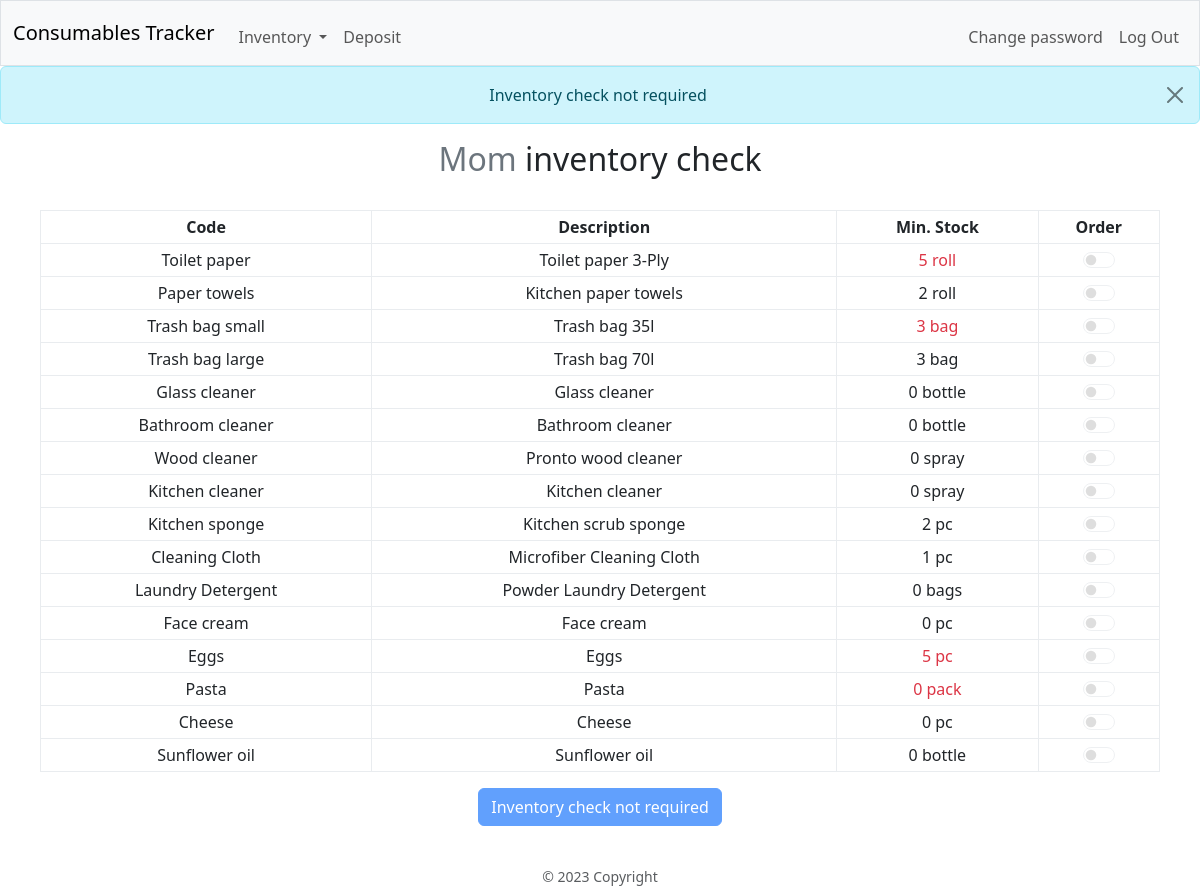
The app's page /inventory (signed in), older data.
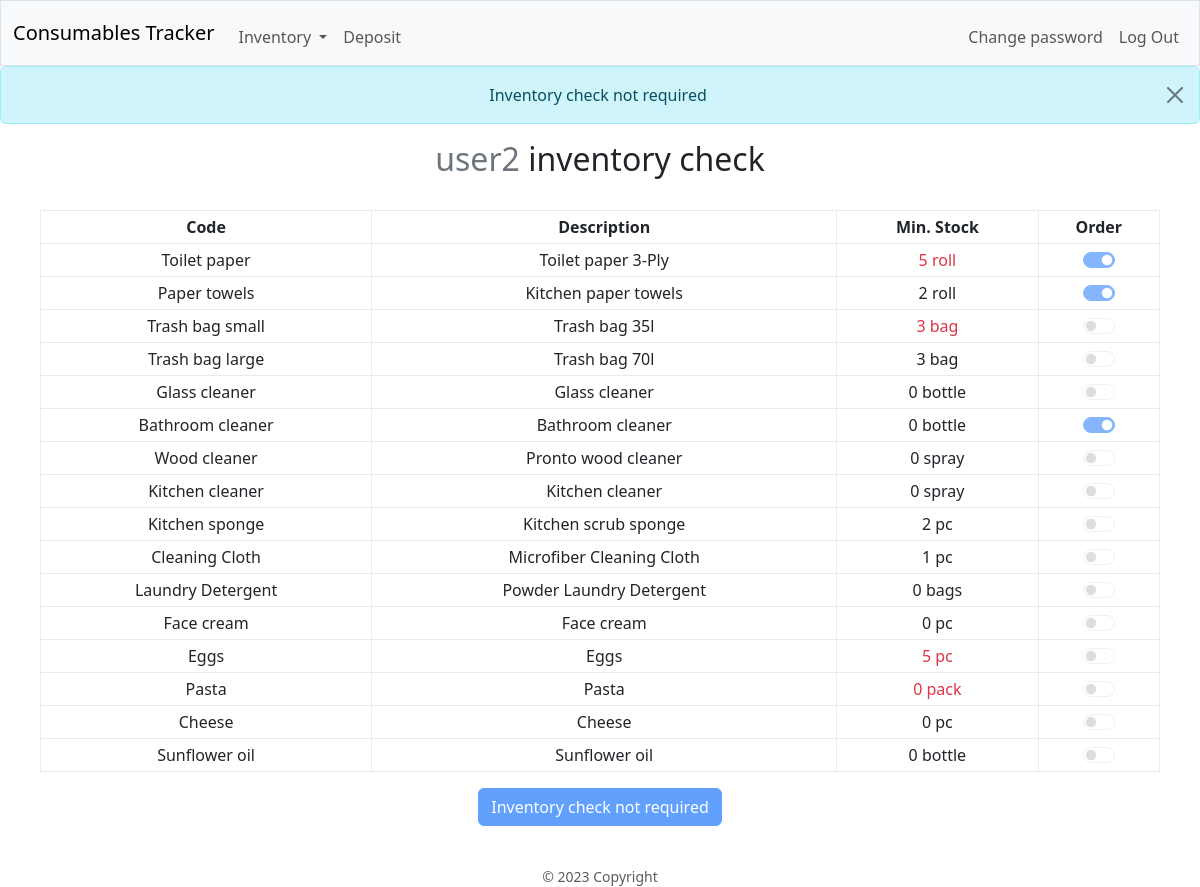
The same page, newer data.
### database.py (models this page shows, shortened)
class Base(MappedAsDataclass, DeclarativeBase):
    id: Mapped[int] = mapped_column(init=False, primary_key=True)
    name: Mapped[str] = mapped_column(unique=True)

class User(Base):
    password: Mapped[str] = mapped_column(repr=False)
    products: Mapped[List["Product"]] = relationship(
        default_factory=list, back_populates="responsable", repr=False)
    admin: Mapped[bool] = mapped_column(default=False)
    in_use: Mapped[bool] = mapped_column(default=True)
    done_inv: Mapped[bool] = mapped_column(default=True)
    reg_req: Mapped[bool] = mapped_column(default=True)
    req_inv: Mapped[bool] = mapped_column(default=False)
    details: Mapped[Optional[str]] = mapped_column(default=None, repr=False)

class Product(Base):
    description: Mapped[str]
    responsable_id = mapped_column(ForeignKey("users.id"), nullable=False)
    responsable: Mapped[User] = relationship(back_populates="products",
                                             repr=False)
    category_id = mapped_column(ForeignKey("categories.id"), nullable=False)
    category: Mapped[Category] = relationship(back_populates="products",
                                              repr=False)
    supplier_id = mapped_column(ForeignKey("suppliers.id"), nullable=False)
    supplier: Mapped[Supplier] = relationship(back_populates="products",
                                              repr=False)
    meas_unit: Mapped[str]
    min_stock: Mapped[int]
    ord_qty: Mapped[int]
    to_order: Mapped[bool] = mapped_column(default=False)
    critical: Mapped[bool] = mapped_column(default=False)
    in_use: Mapped[bool] = mapped_column(default=True)

### blueprints/inv/inv.py (the view)
@inv_bp.route("/inventory", methods=["GET", "POST"])
@login_required
def inventory():
    inv_form: InventoryForm = InventoryForm()
    with dbSession() as db_session:
        user = db_session.get(User, session.get("user_id"))
    if inv_form.validate_on_submit() and not user.done_inv:
        with dbSession() as db_session:
            products = db_session.scalars(
                select(Product)
                .filter_by(responsable_id=user.id, in_use=True)
                .order_by(Product.category_id)
                ).all()
            for product in products:
                if str(product.id) in request.form:
                    product.to_order = True
                else:
                    product.to_order = False
            db_session.get(User, user.id).done_inv = True
            db_session.commit()
        flash("Inventory has been submitted")
        return redirect(url_for("main.index"))
    elif inv_form.errors:
        flash_errors = [error for errors in inv_form.errors.values()
                        for error in errors]
        for error in flash_errors:
            flash(error, "error")
    elif user.done_inv:
        flash("Inventory check not required", "info")
    with dbSession() as db_session:
        products = db_session.scalars(
            select(Product)
            .filter_by(responsable_id=user.id, in_use=True)
            .order_by(Product.category_id)
            ).all()
    return render_template(
        "inv/inventory.html",
        products=products, form=inv_form, user=user)

### blueprints/inv/inv.py
class InventoryForm(FlaskForm):
    """Flask-WTF form used just for csrf token."""

### app.py (called while the page is built)
@app.context_processor
def inject_now():
    return {'now': datetime.utcnow()}

### helpers.py (called while the page is built)
def login_required(f):
    @wraps(f)
    def decorated_function(*args, **kwargs):
        if session.get("user_id") is None:
            flash("You have to be logged in...", "warning")
            return redirect(url_for("auth.login"))
        return f(*args, **kwargs)
    return decorated_function

### blueprints/inv/templates/inv/inventory.html (shortened to what this page needs)
{% extends "layout.html" %}
{% block page_title %}<span class="text-secondary">{{ user.name }}</span> inventory check{% endblock %}
{% block main %}
<form method="POST">
    <div class="table-responsive mx-auto" style="max-width: 70rem;">
        <table class="table align-middle table-sm table-hover table-bordered border-light-subtle">
            <thead>
                <tr>
                    <th>Code</th>
                    <th>Description</th>
                    <th>Min. Stock</th>
                    <th>Order</th>
                </tr>
            </thead>
            <tbody>
                {% for product in products %}
                <tr>
                    <td>{{ product.name }}</td>
                    <td>{{ product.description }}</td>
                    <td {% if product.critical %}class="text-danger"{% endif %}>{{ product.min_stock }} {{ product.meas_unit }}</td>
                    <td>
                        <div class="form-switch">
                            <input class="form-check-input" type="checkbox" role="switch" id={{ product.id }} name={{ product.id }} {% if user.done_inv %}disabled{% endif %} {% if product.to_order %}checked{% endif %}>
                        </div>
                    </td>
                </tr>
                {% endfor %}
            </tbody>
        </table>
    </div>
    <input class="btn btn-primary" type="submit" {% if user.done_inv %}value="Inventory check not required" disabled{% else %}value="Submit inventory"{% endif %} >
</form>
{% endblock %}

### templates/layout.html (shortened to what this page needs)
<!DOCTYPE html>
<html lang="en">
<head>
    <link href="https://cdn.jsdelivr.net/npm/bootstrap@5.3.0/dist/css/bootstrap.min.css" rel="stylesheet">
    <link href="/static/styles.css" rel="stylesheet">
</head>
<body>
    <nav class="bg-light border navbar navbar-expand-md navbar-light">
        <div class="container-fluid">
            <a class="navbar-brand " href="/">Consumables Tracker</a>
            <div class="collapse navbar-collapse" id="navbar">
                {% if session["user_id"] %}
                    <ul class="navbar-nav me-auto mt-2">
                        <li class="nav-item dropdown">
                            <a class="nav-link dropdown-toggle" href="#" role="button" data-bs-toggle="dropdown" aria-expanded="false">
                                Inventory
                            </a>
                        <li class="nav-item"><a class="nav-link" href="/deposit">Deposit</a></li>
                    </ul>
                    <ul class="navbar-nav ms-auto mt-2">
                        <li class="nav-item"><a class="nav-link" href={{ url_for("auth.change_password") }}>Change password</a></li>
                        <li class="nav-item"><a class="nav-link" href={{ url_for("auth.logout") }}>Log Out</a></li>
                    </ul>
                {% else %}
                    <ul class="navbar-nav ms-auto mt-2">
                        <li class="nav-item"><a class="nav-link" href={{ url_for("auth.register") }}>Register</a></li>
                        <li class="nav-item"><a class="nav-link" href={{ url_for("auth.login") }}>Log In</a></li>
                    </ul>
                {% endif %}
            </div>
        </div>
    </nav>
    <header class="text-center">
        {% with messages = get_flashed_messages(with_categories=true) %}
            {% for category, message in messages %}
                {% if category == "error" %}
                    <div class="alert alert-danger mb-1 alert-dismissible fade show" role="alert">
                {% elif category == "warning" %}
                    <div class="alert alert-warning mb-1 alert-dismissible fade show" role="alert">
                {% elif category == "message" %}
                    <div class="alert alert-success mb-1 alert-dismissible fade show" role="alert">
                {% else %}
                    <div class="alert alert-info mb-1 alert-dismissible fade show" role="alert">
                {% endif %}
                        {{ message }}
                        <button type="button" class="btn-close d-inline-block" data-bs-dismiss="alert" aria-label="Close"></button>
                    </div>
            {% endfor %}
        {% endwith %}
        <div class="my-3 ">
            <h2>{% block page_title %}{% endblock %}</h2>
        </div>
    </header>
    <main class="container-fluid py-3 text-center">
        {% block main %}
        {% endblock %}
    </main>
    <footer class="mt-4 small text-center text-muted">
        © {{ now.year }} Copyright
    </footer>
</body>
</html>

### static/styles.css (style rules this page uses)
.alert-dismissible { padding-right: 1.25rem; }

Row changes from the older to the newer data that the page shows:
changed User "Inventory check not required": name "Mom" → "user2"
changed Product "Toilet paper": to_order "☐" → "☑"
changed Product "Paper towels": to_order "☐" → "☑"
changed Product "Bathroom cleaner": to_order "☐" → "☑"
